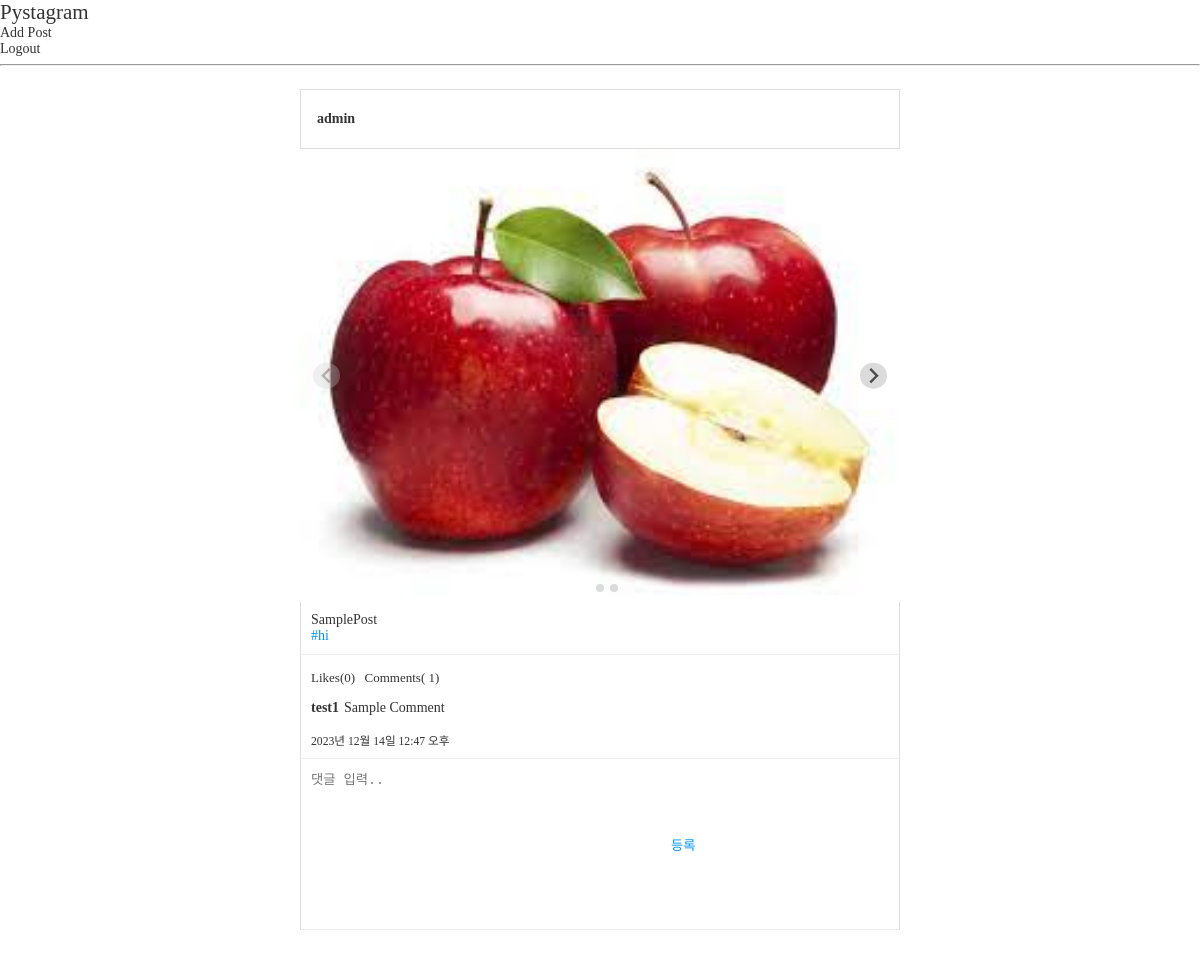
Page /posts/1/ on the earlier database version.
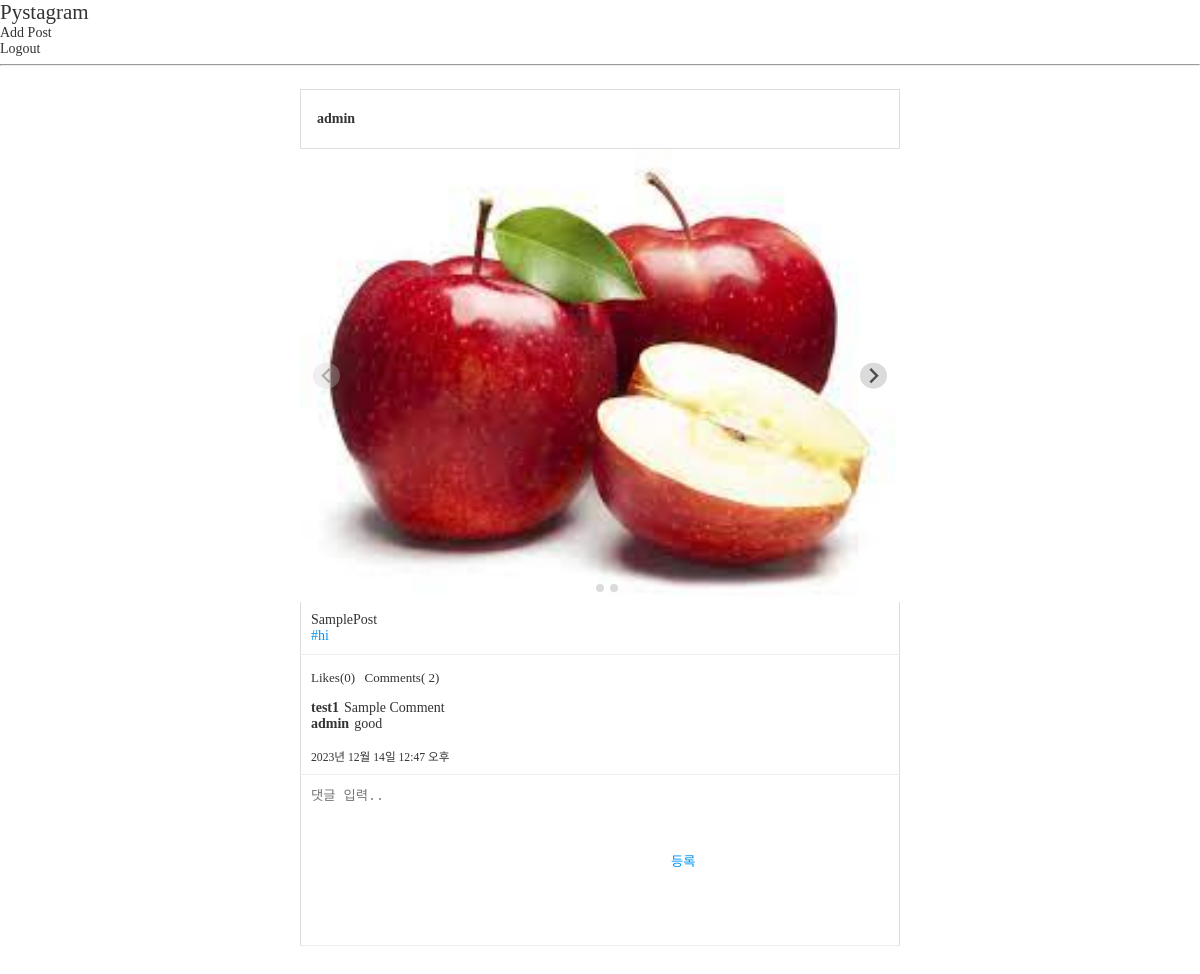
Same page on the later database version.
### posts/models.py (models this page shows, shortened)
class PostImage(models.Model):
    post = models.ForeignKey(
        Post,
        verbose_name="포스트",
        on_delete=models.CASCADE,
    )
    photo = models.ImageField("사진", upload_to="post")

class HashTag(models.Model):
    name = models.CharField("태그명", max_length=50)

class Post(models.Model):
    user = models.ForeignKey(
        "users.User",
        verbose_name="작성자",
        on_delete=models.CASCADE,
    )
    content = models.TextField("내용")
    created = models.DateTimeField("등록일", auto_now_add=True)
    tags = models.ManyToManyField("posts.HashTag", verbose_name="해시태그 목록", blank=True)

class Comment(models.Model):
    user = models.ForeignKey(
        "users.User",
        verbose_name="작성자",
        on_delete=models.CASCADE,
    )
    post = models.ForeignKey(
        Post,
        verbose_name="포스트",
        on_delete=models.CASCADE,
    )
    content = models.TextField("내용")
    created = models.DateTimeField("작성일", auto_now_add=True)

### users/models.py (models this page shows)
class User(AbstractUser):
    profile_image = models.ImageField(
        "프로필 이미지",
        upload_to="users/profile",
        blank=True
        )
    short_description = models.TextField("소개글",  blank=True)

### posts/views.py (the view)
# urls.py: path("<int:post_id>/", views.PostDetail.as_view(), name="post_detail"),
class PostDetail(TemplateView):
    template_name = "posts/post_detail.html"
    def get_context_data(self, **kwargs):
        context = super().get_context_data(**kwargs)
        postId = kwargs["post_id"]
        post = models.Post.objects.get(id = postId)
        context["post"] = post
        context["comment_form"] = forms.CommentForm()
        return context

### posts/forms.py
class CommentForm(forms.ModelForm):
    class Meta:
        model = models.Comment
        fields = [
            "post",
            "content",
            ]
        widgets = {
            "content" : forms.Textarea(
                attrs={
                    "placeholder": "댓글 입력.."
                }
            )
        }

### templates/posts/post_detail.html (shortened to what this page needs)
{% extends "base.html" %}
{% block content %}
    {% include "posts/nav.html" %}
    <div id="feeds" class="post-container">
        {% url "posts:post_detail" post.id as action_redirect_to %}
        {% include "posts/post.html" with action_redirect_url=action_redirect_to %}
    </div>
{% endblock %}

### templates/posts/post.html (shortened to what this page needs)
<article id="post-{{ post.id }}" class="post">
    <header class="post-header">
        <span>{{ post.user.username }}</span>
    </header>
    {% if post.postimage_set.count > 0 %}
    <div class="post-images splide">
        <div class="splide__track">
            <ul class="splide__list">
                {% for image in  post.postimage_set.all %}
                    {% if image.photo %}
                    <li class="splide__slide">
                        <img src="{{ image.photo.url }}">
                    </li>
                    {% endif %}
                {% endfor %}
            </ul>
        </div>
    </div>
    {% endif %}
    <div class="post-content">
        {{ post.content|linebreaksbr }}
        <div class="post-tags">
            {% for tag in post.tags.all %}
                <a href="{% url "posts:tags" tag_name=tag.name %}">#{{ tag.name }}</a>
            {% endfor %}
        </div>
    </div>
    <div class="post-buttons">
        <button>Likes(0)</button>
        <span>Comments( {{ post.comment_set.count }})</span>
    </div>
    <div class="post-comments">
        <ul>
            {% for comment in  post.comment_set.all %}
                <li>
                    <span>{{ comment.user.username }}</span>
                    <span>{{ comment.content }}</span>
                </li>
            {% endfor %}
        </ul>
    </div>
    <small>{{ post.created }}</small>
    <div class="post-comment-create">
        <form method="POST" action="{% url "posts:comment_add" %}?next={{ action_redirect_url }}">
            {{ comment_form.content }}
            <button type="submit">등록</button>
        </form>
    </div>
</article>

Differences in the rows shown:
computed for Post "SamplePost": comment_set.count "1" → "2"
added Comment: user.username "admin", content "good"
